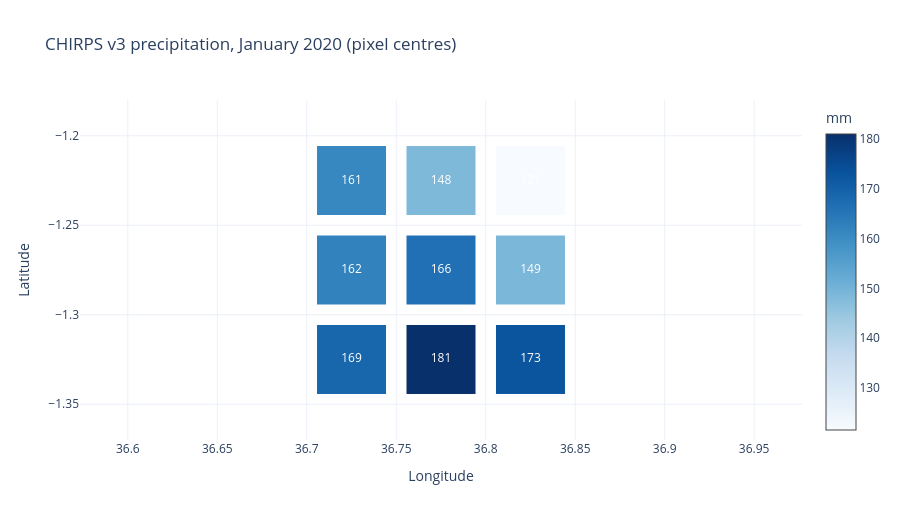

Write notebook code for a chart like this one.
### Code cell
# Pixel centres coloured by monthly precipitation (mm).
fig = go.Figure(go.Scatter(
    x=pixels["longitude"], y=pixels["latitude"], mode="markers+text",
    text=pixels["precipitation_mm"].round(0).astype(int).astype(str),
    textfont=dict(color="white"),
    marker=dict(symbol="square", size=70, color=pixels["precipitation_mm"],
                colorscale="Blues", cmin=0, colorbar=dict(title="mm"), line=dict(width=1, color="white")),
))
fig.update_layout(title="CHIRPS v3 precipitation, January 2020 (pixel centres)",
                  xaxis_title="Longitude", yaxis_title="Latitude",
                  xaxis=dict(range=[36.68, 36.87]), yaxis=dict(range=[-1.37, -1.18], scaleanchor="x"),
                  height=520, width=900)
fig.show()

### Figure 1 — Plotly figure (JSON) as saved in the notebook; plotly's stock layout.template omitted (floating-point values rounded to 4 significant figures)
{"data": [{"marker": {"cmin": 0, "color": [161.2, 148.5, 121.5, 162.3, 166.3, 148.9, 168.8, 181.1, 172.6], "colorbar": {"title": {"text": "mm"}}, "colorscale": [[0.0, "rgb(247,251,255)"], [0.125, "rgb(222,235,247)"], [0.25, "rgb(198,219,239)"], [0.375, "rgb(158,202,225)"], [0.5, "rgb(107,174,214)"], [0.625, "rgb(66,146,198)"], [0.75, "rgb(33,113,181)"], [0.875, "rgb(8,81,156)"], [1.0, "rgb(8,48,107)"]], "line": {"color": "white", "width": 1}, "size": 70, "symbol": "square"}, "mode": "markers+text", "text": ["161", "148", "121", "162", "166", "149", "169", "181", "173"], "textfont": {"color": "white"}, "type": "scatter", "x": [36.73, 36.78, 36.83, 36.73, 36.78, 36.83, 36.73, 36.78, 36.83], "y": [-1.225, -1.225, -1.225, -1.275, -1.275, -1.275, -1.325, -1.325, -1.325]}], "layout": {"height": 520, "title": {"text": "CHIRPS v3 precipitation, January 2020 (pixel centres)"}, "width": 900, "xaxis": {"range": [36.68, 36.87], "title": {"text": "Longitude"}}, "yaxis": {"range": [-1.37, -1.18], "scaleanchor": "x", "title": {"text": "Latitude"}}}}
